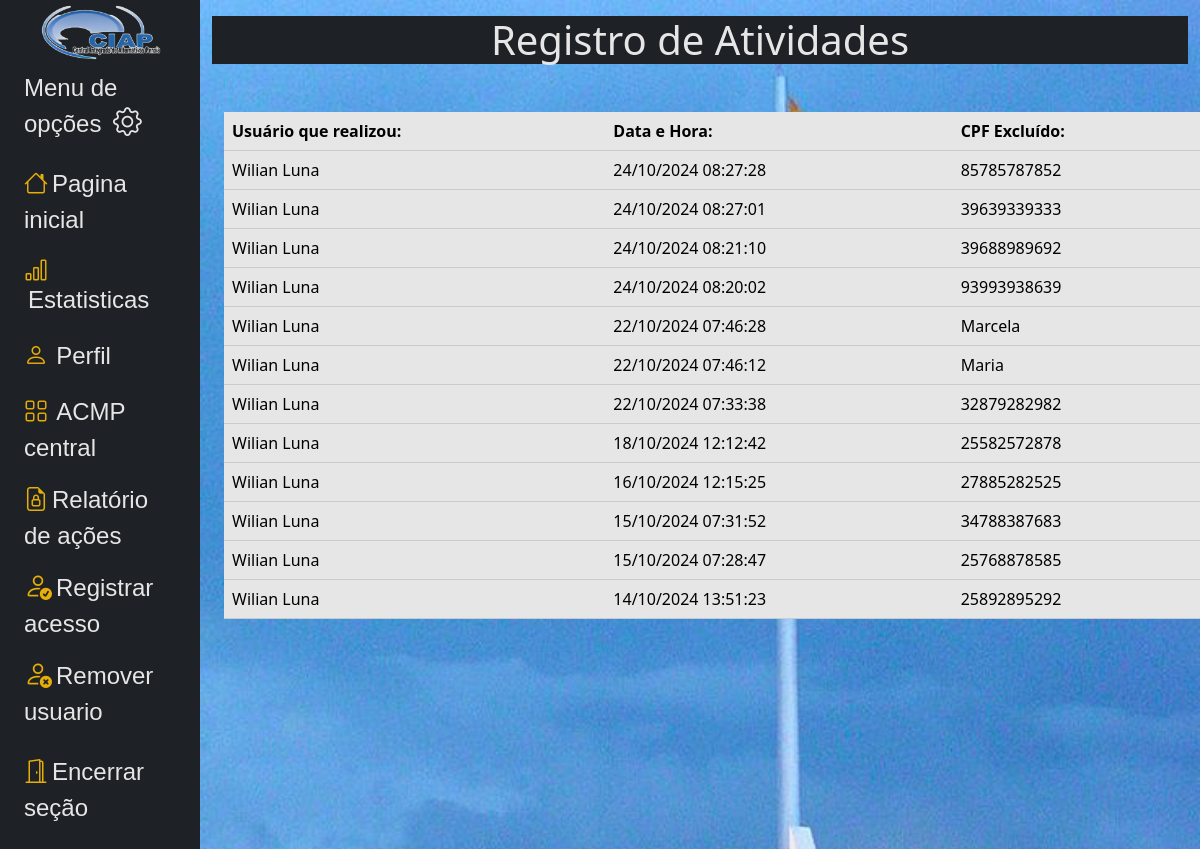
Before: /base/actions/ (signed in) with the older database file.
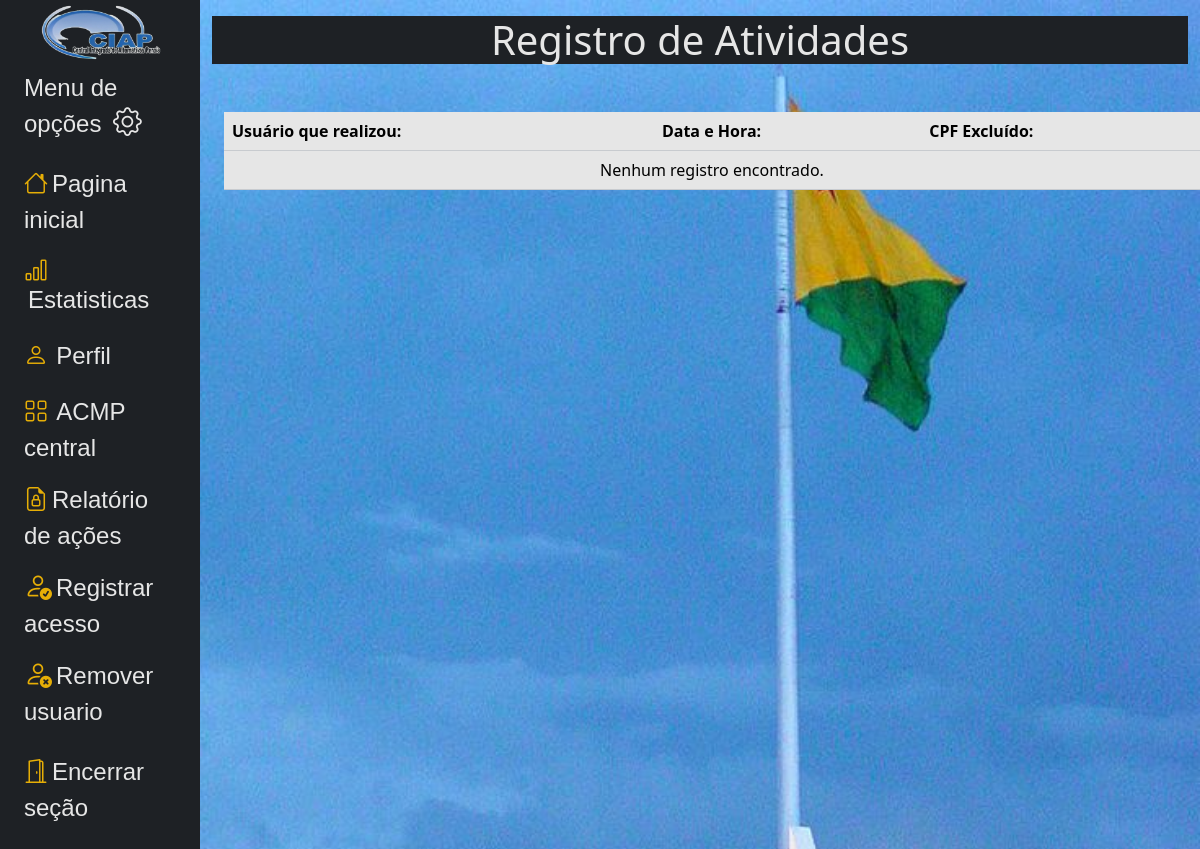
After: the same page with the newer database file.
### core/models.py (models this page shows, shortened)
class ActivityLog(models.Model):
    user = models.ForeignKey(User, on_delete=models.CASCADE)
    timestamp = models.DateTimeField(auto_now_add=True)
    cpf_excluido = models.CharField(max_length=11, null=True, blank=True)

class User(AbstractBaseUser, PermissionsMixin):
    cpf = models.CharField(max_length=11, unique=True)
    nome = models.CharField(max_length=255, default='')
    profile_image = models.URLField(max_length=200, blank=True, null=True)
    unidade = models.CharField(
                            choices=c_unidade,
                            max_length=15,
                            null=False,
                            blank=False,
                            default='Não informado',
                            )
    is_active = models.BooleanField(default=True)
    is_staff = models.BooleanField(default=False)
    USERNAME_FIELD = 'cpf'
    REQUIRED_FIELDS = []
    objects = UserManager()

### core/views.py (the view)
# urls.py: path('base/', views.actions_view, name='action'),
@login_required
def actions_view(request):
    template_name = 'commons/include/actions.html'
    alteracoes = ActivityLog.objects.all().order_by('-timestamp')[:20]
    return render(request, template_name, {'alteracoes': alteracoes})

### templates/commons/include/actions.html (shortened to what this page needs)
{% extends 'commons/include/new_base.html' %}
{% load static %}
{% block content %}
<h1 class="d-flex justify-content-center text-white bg-dark">Registro de Atividades</h1>
<div class="container mt-5 d-flex justify-content-center">
    <table class="table">
        <thead>
            <tr>
                <th>Usuário que realizou:</th>
                <th>Data e Hora:</th>
                <th>CPF Excluído:</th>
            </tr>
        </thead>
        <tbody>
            {% for log in alteracoes %}
                <tr>
                    <td>{{ log.user.nome }}</td>
                    <td>{{ log.timestamp|date:"d/m/Y H:i:s" }}</td>
                    <td>{{ log.cpf_excluido|default:'N/A' }}</td>
                </tr>
            {% empty %}
                <tr>
                    <td colspan="3" class="text-center">Nenhum registro encontrado.</td>
                </tr>
            {% endfor %}
        </tbody>
    </table>
</div>
{% endblock content %}

Changed rows visible on the page:
removed ActivityLog: user.nome "Wilian Luna", timestamp "24/10/2024 08:27:28", cpf_excluido "85785787852"
removed ActivityLog: user.nome "Wilian Luna", timestamp "24/10/2024 08:27:01", cpf_excluido "39639339333"
removed ActivityLog: user.nome "Wilian Luna", timestamp "24/10/2024 08:21:10", cpf_excluido "39688989692"
removed ActivityLog: user.nome "Wilian Luna", timestamp "24/10/2024 08:20:02", cpf_excluido "93993938639"
removed ActivityLog: user.nome "Wilian Luna", timestamp "22/10/2024 07:46:28", cpf_excluido "Marcela"
removed ActivityLog: user.nome "Wilian Luna", timestamp "22/10/2024 07:46:12", cpf_excluido "Maria"
removed ActivityLog: user.nome "Wilian Luna", timestamp "22/10/2024 07:33:38", cpf_excluido "32879282982"
removed ActivityLog: user.nome "Wilian Luna", timestamp "18/10/2024 12:12:42", cpf_excluido "25582572878"
removed ActivityLog: user.nome "Wilian Luna", timestamp "16/10/2024 12:15:25", cpf_excluido "27885282525"
removed ActivityLog: user.nome "Wilian Luna", timestamp "15/10/2024 07:31:52", cpf_excluido "34788387683"
removed ActivityLog: user.nome "Wilian Luna", timestamp "15/10/2024 07:28:47", cpf_excluido "25768878585"
removed ActivityLog: user.nome "Wilian Luna", timestamp "14/10/2024 13:51:23", cpf_excluido "25892895292"
Other visible differences:
text now shown: "Nenhum registro encontrado."
